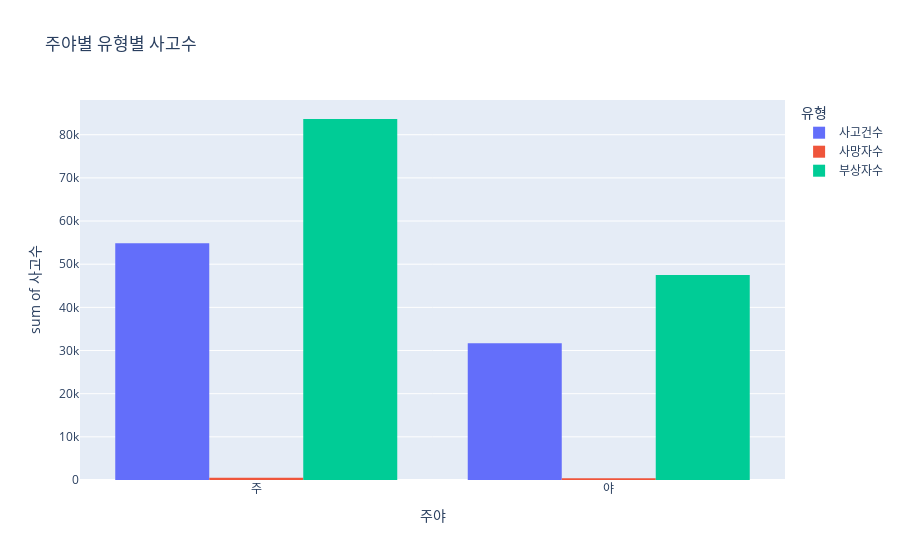

Here is the notebook cell this chart was saved with:
### Code cell
px.histogram(df2, x='주야', y='사고수', color='유형', barmode="group",
            title='주야별 유형별 사고수')

### Figure 1 — Plotly figure (JSON) as saved in the notebook; plotly's stock layout.template omitted (floating-point values rounded to 4 significant figures; data arrays with more than 128 entries replaced by an {"elided": "..."} marker saying what was removed)
{"data": [{"alignmentgroup": "True", "bingroup": "x", "histfunc": "sum", "hovertemplate": "유형=사고건수<br>주야=%{x}<br>sum of 사고수=%{y}<extra></extra>", "legendgroup": "사고건수", "marker": {"color": "#636efa", "pattern": {"shape": ""}}, "name": "사고건수", "offsetgroup": "사고건수", "orientation": "v", "showlegend": true, "type": "histogram", "x": {"elided": "288 str values"}, "xaxis": "x", "y": {"elided": "288 int values"}, "yaxis": "y"}, {"alignmentgroup": "True", "bingroup": "x", "histfunc": "sum", "hovertemplate": "유형=사망자수<br>주야=%{x}<br>sum of 사고수=%{y}<extra></extra>", "legendgroup": "사망자수", "marker": {"color": "#EF553B", "pattern": {"shape": ""}}, "name": "사망자수", "offsetgroup": "사망자수", "orientation": "v", "showlegend": true, "type": "histogram", "x": {"elided": "288 str values"}, "xaxis": "x", "y": {"elided": "288 int values"}, "yaxis": "y"}, {"alignmentgroup": "True", "bingroup": "x", "histfunc": "sum", "hovertemplate": "유형=부상자수<br>주야=%{x}<br>sum of 사고수=%{y}<extra></extra>", "legendgroup": "부상자수", "marker": {"color": "#00cc96", "pattern": {"shape": ""}}, "name": "부상자수", "offsetgroup": "부상자수", "orientation": "v", "showlegend": true, "type": "histogram", "x": {"elided": "288 str values"}, "xaxis": "x", "y": {"elided": "288 int values"}, "yaxis": "y"}], "layout": {"barmode": "group", "legend": {"title": {"text": "유형"}, "tracegroupgap": 0}, "title": {"text": "주야별 유형별 사고수"}, "xaxis": {"anchor": "y", "domain": [0, 1], "title": {"text": "주야"}}, "yaxis": {"anchor": "x", "domain": [0, 1], "title": {"text": "sum of 사고수"}}}}
